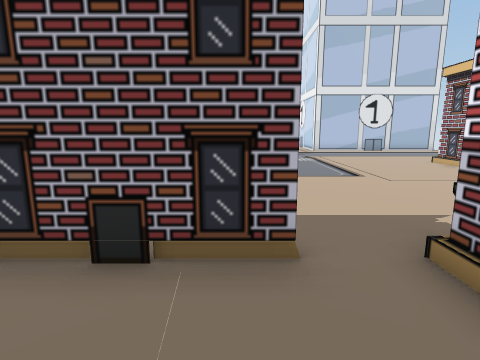
view 1 (above)

24 first-person views from a walk through a Unity game level. The camera is 1.4 m above the floor, tilts 10° down and sees 80° across. The floor is counted in squares, 1 m on a side. Each view is taken from the middle of a square. On the plan, view 1 faces up. The plan holds only what a view shows up to about 14 squares ahead; the rest is blank. The place goes on beyond the plan.

view 2
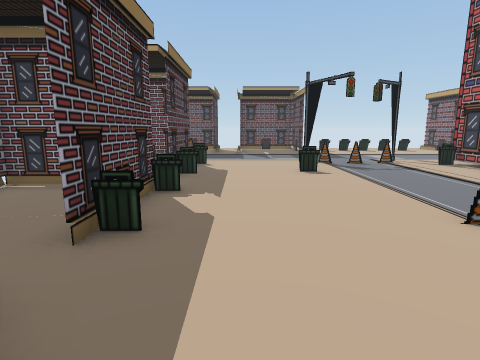

view 3
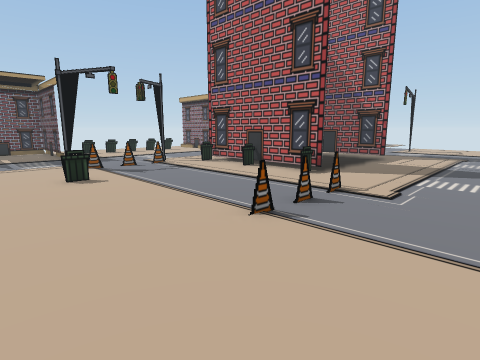

view 4
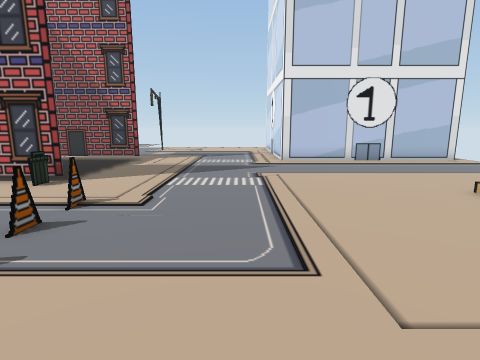

view 5
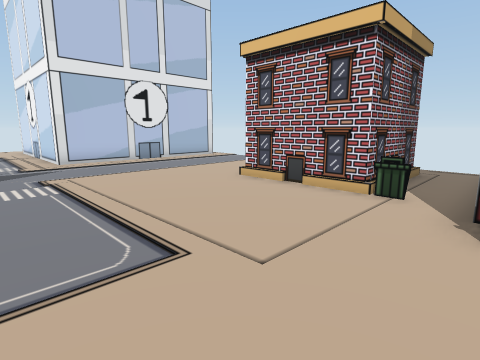

view 6
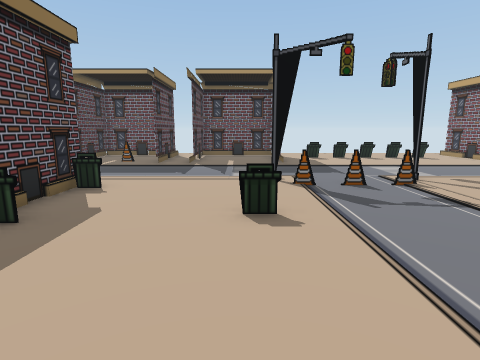

view 7
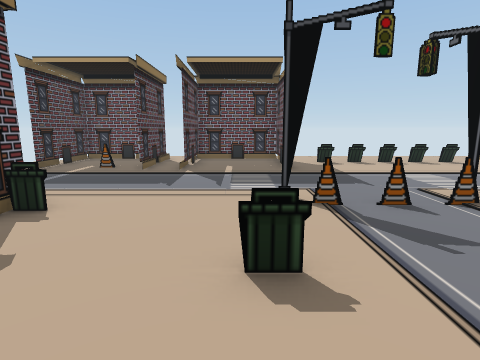

view 8
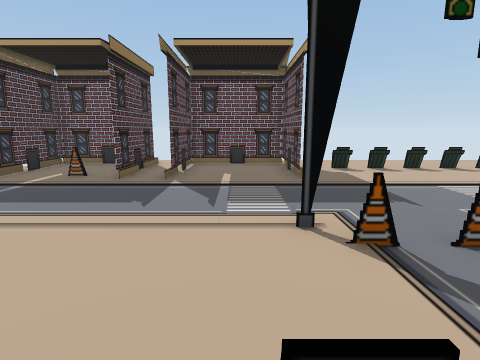

view 9
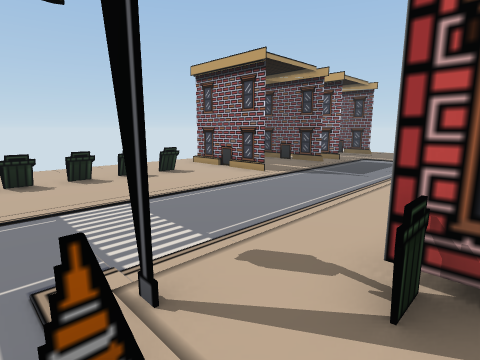

view 10
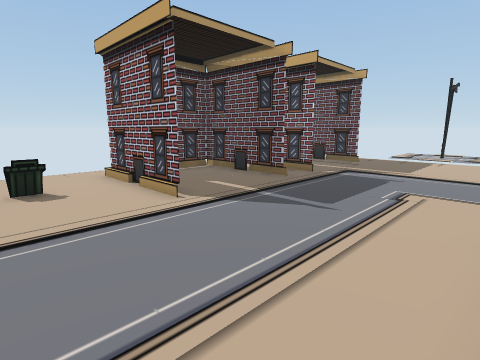

view 11
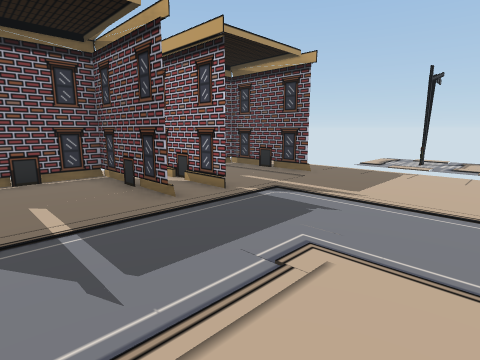

view 12
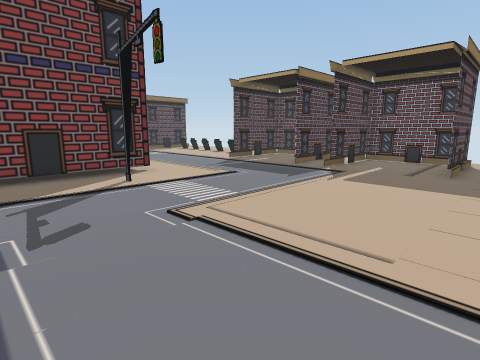

view 13
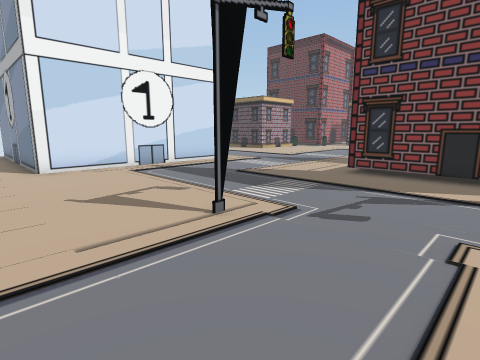

view 14
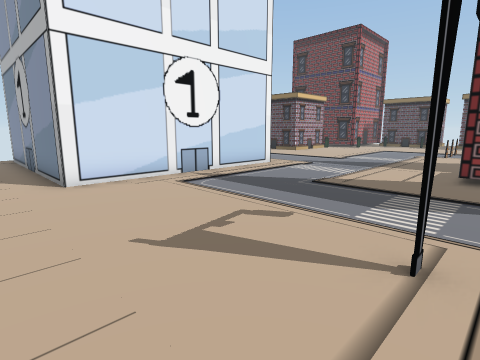

view 15
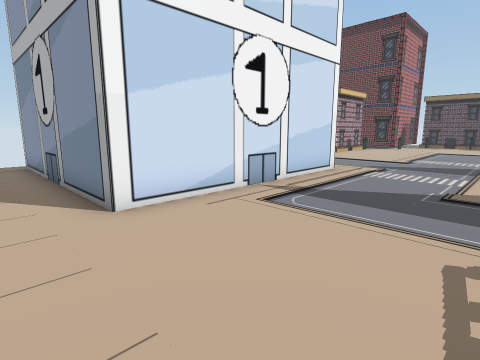

view 16
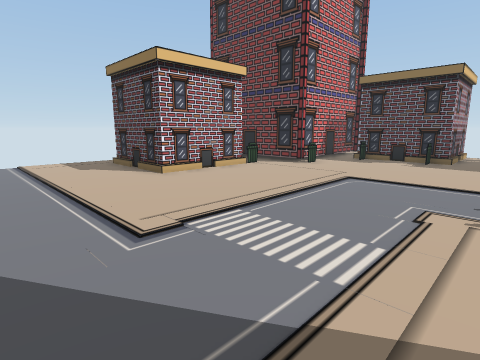

view 17
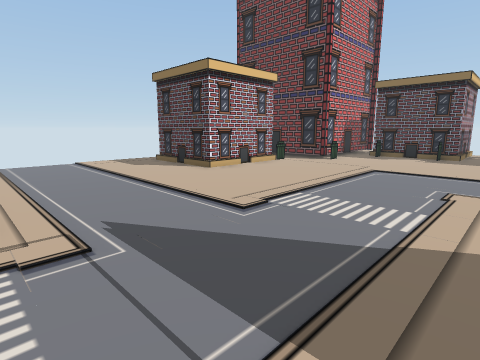

view 18
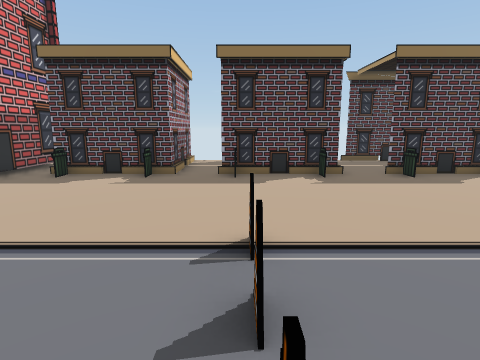

view 19
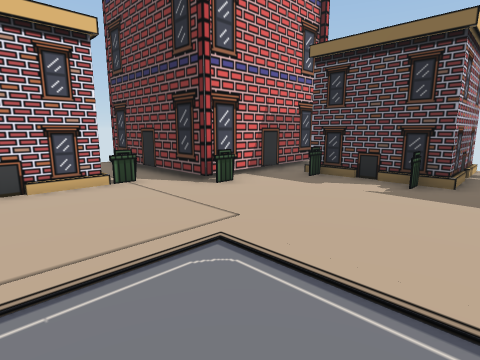

view 20
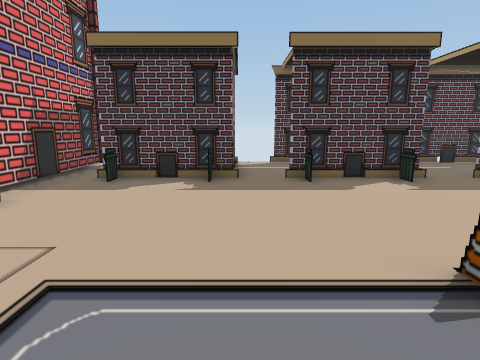

view 21
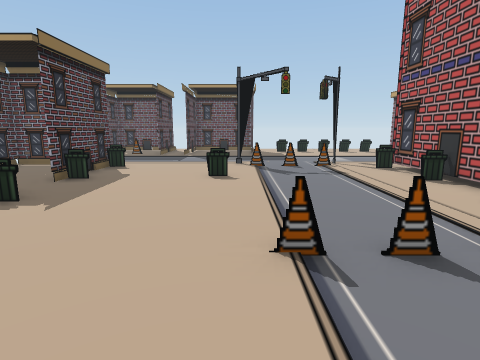

view 22
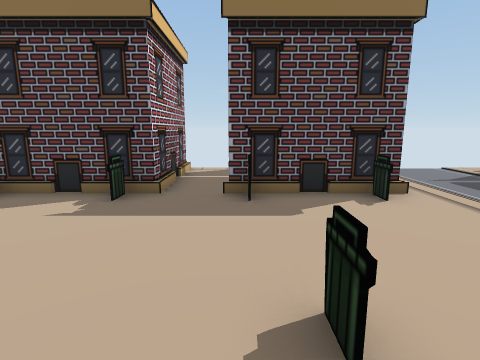

view 23
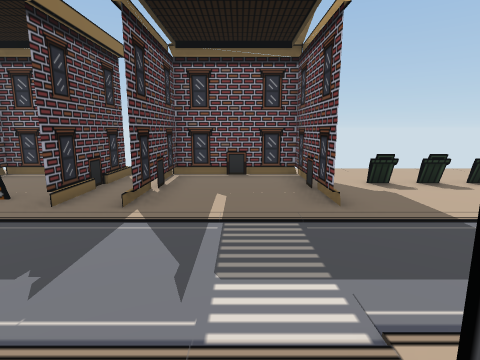

view 24
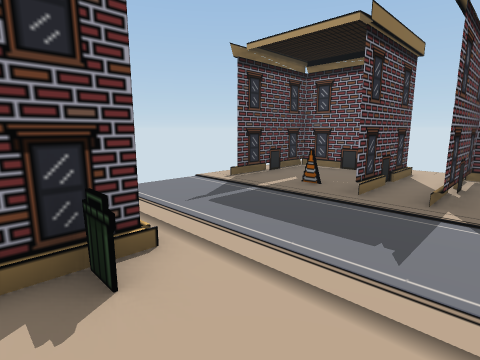

### Floor plan
Key: @ floor where view 1 was taken; # wall or solid block; x gap in a wall; . floor; = window, fence, low wall or low ledge; B building; P pole; C cone; O other object.
Columns run from 18 left of view 1 to 13 right of it. Each row starts with its distance up from view 1.
 29     .....................
 28  ...............................
 27  OOOO#.................B########
 26  #..............P......##
 25  O.....................#
 24  O###..................#
 23   .....................#
 22  #OOO..................#
 21  O..........P..........#
 20  O.........######......#
 19    ........      ......#########
 18 .#OOO......      ...............
 17 ...........      ...............
 16 ...=.......      ...............
 15 ...x.......      ...............
 14 ...x......B######...............
 13 ...x.........=..=...............
 12 ...=.....P................OOOOO.
 11 ...x......C.......C.......O
 10 ..........C.......C.......O
  9  #OOO.....C.......C.......O
  8  O.......P..=.............#OOOO.
  7  O..........=...................
  6  O.......................B######
  5  #OOO....................##
  4 ..........=..=....=..=..##
  3 .OOOO.....####.####.#OOO##
  2  #..C.....O....#....O
  1  O........O....#....O
  0  O###.... O....#..@.O
 -1      .... OOOO.OOOO.#

Where each view was taken, in squares from view 1:
view 1: 0 up, 0 right, facing up
view 2: 5 up, 4 right, facing left
view 3: 5 up, 3 right, facing up-left
view 4: 6 up, 3 right, facing up
view 5: 6 up, 2 right, facing up-right
view 6: 7 up, 1 left, facing left
view 7: 7 up, 3 left, facing left
view 8: 7 up, 5 left, facing left
view 9: 11 up, 7 left, facing up-left
view 10: 15 up, 8 left, facing up-left
view 11: 19 up, 8 left, facing up-left
view 12: 29 up, 3 left, facing down-left
view 13: 29 up, 6 left, facing down-right
view 14: 29 up, 3 left, facing down-right
view 15: 29 up, 0 right, facing down-right
view 16: 17 up, 0 right, facing down-right
view 17: 19 up, 0 right, facing down-right
view 18: 12 up, 0 right, facing down
view 19: 11 up, 1 right, facing down-right
view 20: 11 up, 2 right, facing down
view 21: 8 up, 3 right, facing left
view 22: 9 up, 5 left, facing down
view 23: 7 up, 8 left, facing left
view 24: 6 up, 7 left, facing down-left
